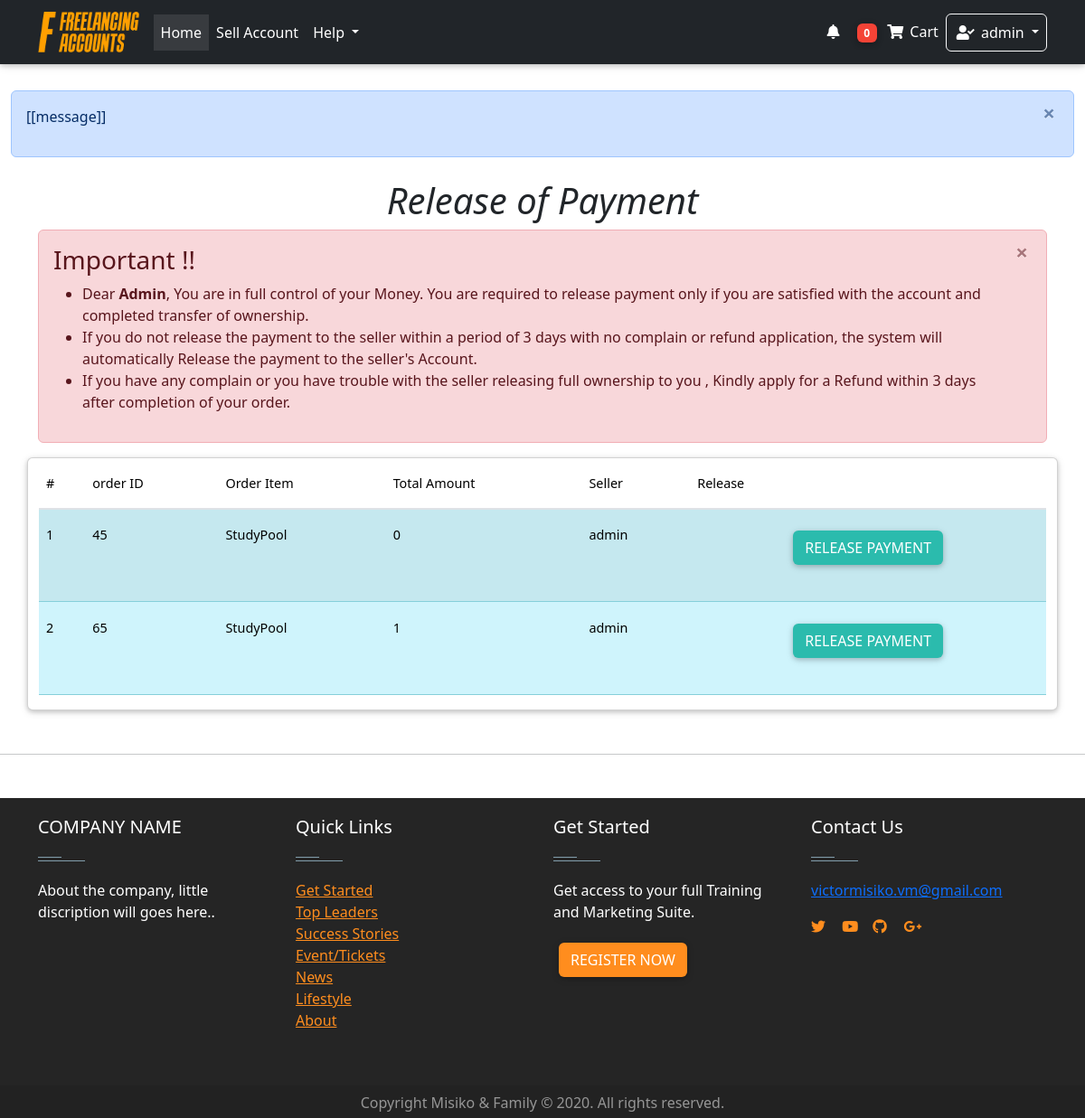
The app's page /dashboard/release_payment/ (signed in), older data.
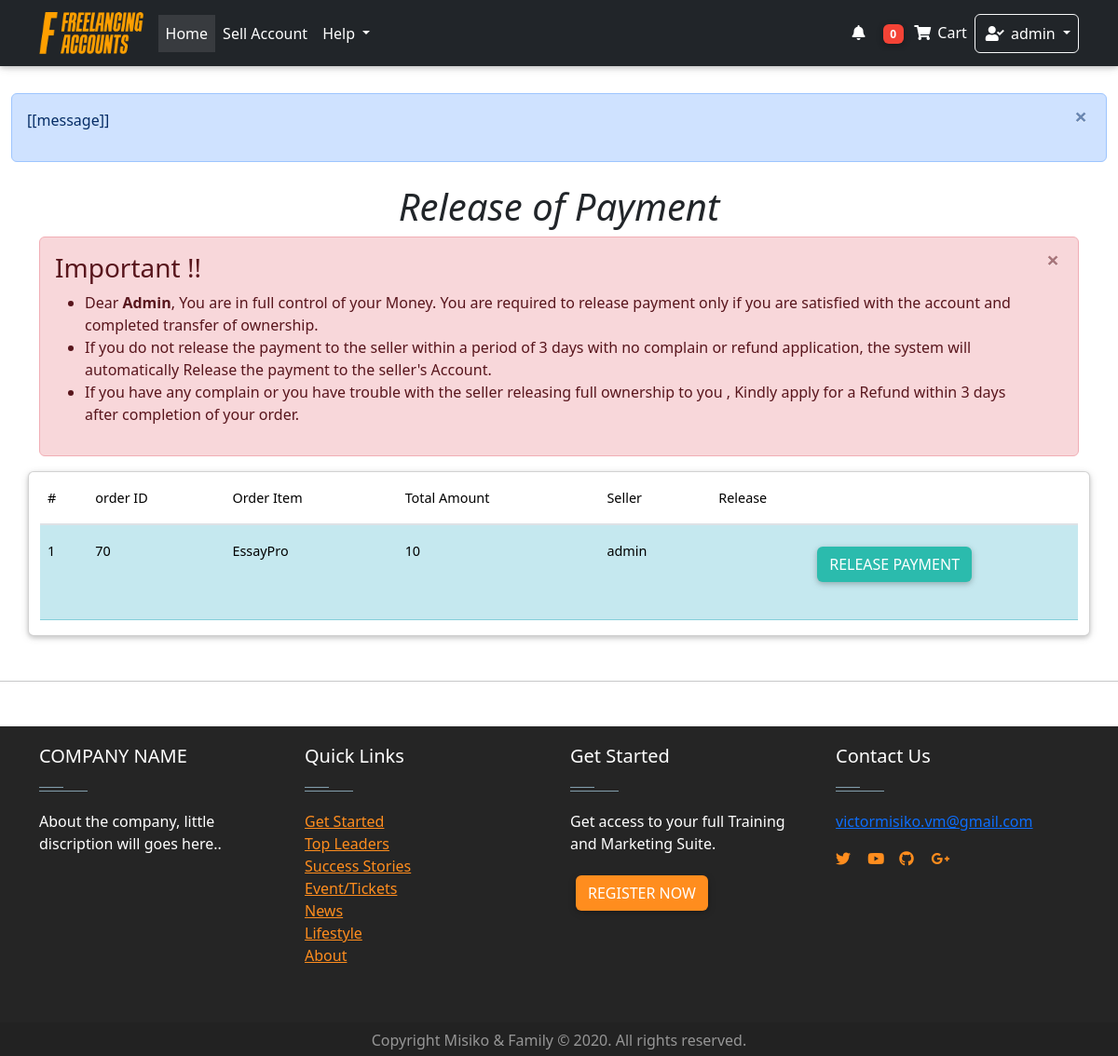
The same page, newer data.
### Home/models.py (models this page shows, shortened)
class Order(models.Model):
    user = models.ForeignKey(settings.AUTH_USER_MODEL,on_delete = models.CASCADE)
    items = models.ManyToManyField(OrderItem)
    start_date = models.DateField(auto_now_add = True)
    ordered_date = models.DateTimeField()
    ordered = models.BooleanField(default = False)
    seller = models.ForeignKey(settings.AUTH_USER_MODEL,on_delete = models.CASCADE, related_name="user", blank=True, null = True)
    amount = models.IntegerField(default=0.0)
    released = models.BooleanField(default=False)
    refund = models.BooleanField(default=False)
    billing_address = models.ForeignKey(
        "BillingAddress", on_delete = models.SET_NULL, blank = True, null = True)

class OrderItem(models.Model):
    user = models.ForeignKey(settings.AUTH_USER_MODEL,on_delete = models.CASCADE)
    item = models.ForeignKey(Item, on_delete = models.CASCADE)
    quantity = models.IntegerField(default= 1)
    ordered = models.BooleanField(default = False)

class Item(models.Model):
    created_by = models.ForeignKey(settings.AUTH_USER_MODEL,on_delete = models.CASCADE,blank = True, null = True, editable = False)
    created_at = models.DateTimeField(auto_now_add= True, blank = True, null = True )
    title = models.CharField(max_length = 100)
    price = models.FloatField(default = 0.0)
    discountprice = models.FloatField(blank= True, null = True)
    category = models.CharField(choices = Category_choices, max_length=2)
    label = models.CharField(choices = Label_choices, max_length=1)
    Level = models.CharField(choices = Level_choices, max_length = 15 ,blank= True, null = True)
    finished_orders = models.IntegerField(default = 1)
    rating = models.IntegerField(default = 50 )
    Reviews =models.IntegerField( default = 1)
    profile = models.CharField( max_length = 20)
    description = models.TextField()
    diplay_pic = models.ImageField(upload_to = "display_pics/%Y%m%d/", max_length =255 )
    contact = models.CharField(max_length=15 ,null = True,blank= True)

### dashboard/views.py (the view)
# urls.py: path('release_payment/', views.Release_Payment.as_view(), name='Release_Payment'),
class Release_Payment(generic.ListView):
    model = Order
    template_name = "dashboard/release_payment.html"
    def get_context_data(self, **kwargs):
        context = super(Release_Payment, self).get_context_data(**kwargs)
        order1 = Order.objects.filter(user = self.request.user, ordered= True, released = False)
        if order1:
            order = Order.objects.filter(user = self.request.user, ordered= True, released = False)
            self.order = order
            context["order"] = order
            return context
        return context

### Home/templatetags/cart_template_tags.py (called while the page is built)
@register.filter
def cart_item_count(user):
    if user.is_authenticated:
        qs = Order.objects.filter(user = user, ordered = False)
        if qs.exists():
            return qs[0].items.count()
    return 0

@register.filter
def account_cash(user):
    if user.is_authenticated:
        qs = AccountsModel.objects.get(user= user)
        amount= qs.amount
        return amount

### Home/templatetags/login_tag.py (called while the page is built)
@register.inclusion_tag('logins/login_form.html')
def login_form_tag(current_page=None):
    return {'loginform': LoginForm(),
            'redirect_to': current_page}

### Home/templates/dashboard/release_payment.html (shortened to what this page needs)
<!DOCTYPE html>
{% extends "base.html"%}
    {% block content%}
    <div class="container ">
        <h1 class="text-center animated flipInY delay-1s"><i>
          Release of Payment
        </i>
        </h1>
        {% if order %}
        <div class="alert alert-danger alert-dismissible fade show animated bounceInDown" role="alert">
          <h3>Important !!</h3>
          <ul>
            <li> Dear  <Strong>{{ request.user|title }}</Strong>, You are in full control of your Money. You are required to release payment only if
              you are satisfied with the account and  completed transfer of ownership. </li>
            <li>If you do not release the payment to the seller within a period of 3 days with no complain or
                refund application, the system will automatically Release the payment to the seller's Account.
            </li>
            <li>If you have any complain or you have trouble with the seller releasing full ownership to you
                , Kindly apply for a Refund within 3 days after completion of your order.
            </li>
          </ul>
          <button type="button" class="close" data-dismiss="alert" aria-label="Close">
            <span aria-hidden="true">&times;</span>
          </button>
        </div>
        {% endif %}
        <div class="row">
                <div class="card col-12">
                      <table class="table table-striped w-auto">
                        <thead>
                          <tr>
                            <th>#</th>
                            <th>order ID</th>
                            <th>Order Item</th>
                            <th>Total Amount</th>
                            <th> Seller</th>
                            <th>Release</th>
                          </tr>
                        </thead>
                        <tbody>
                      {% for ord in  order %}
                          <tr class="table-info">
                            <th scope="row"> {{forloop.counter}} </th>
                            <td>{{ ord.id }}</td>
                            <td>
                              {% for obj in ord.items.all %}
                              <p> {{obj.item.title}} </p>
                            {% endfor %}
                            </td>
                            <td>{{ ord.amount}}</td>
                            <td>{{ ord.seller}}</td>
                            <td> <div class="text-center">
                              <button onclick="releaseClicked(this);" class="btn btn-default btn-rounded mb-4" >
                               Release Payment </button>
                            </div>
                            </td>
                          </tr>
                        {% empty %}
                        <tr>
                          <td colspan="5"> You have no previous orders  <td>
                        </tr>
                        {% endfor %}
                        </tbody>
                      </table>
                </div>
        </div>
    </div>
<hr class="my-5">
{% endblock %}

Row changes from the older to the newer data that the page shows:
no longer on this page (row edited): Order: id "45", amount "0", seller "admin"
no longer on this page (row unchanged): OrderItem: item "StudyPool"
no longer on this page (row edited): Order: id "65", amount "1", seller "admin"
added Order: id "70", amount "10", seller "admin"
now on this page (row unchanged): OrderItem: item "EssayPro", shown under "70"
